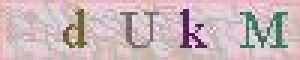
#> input picture test_img/test_img_1.png, 100 x 20 px (shown 3 times larger)
$ python test_train.py
#> lines starting #> are read from the running program, lines starting #| are printed output that depends on the picture; after the words box and inside, x2 and y2 are one past the last pixel; in counts of white or black regions, pixels touching at a corner belong together
### utils/deal_image.py
#!/usr/bin/env python
# -*- coding: utf-8 -*-
"""
@author: DeepCold
@time: 2021/11/25 17:17
"""
import numpy as np


# 去除噪点
def noise_remove_cv2(image, k):
    """
    去除图片的噪点
    :param image:
    :param k:
    :return:
    """

    def calculate_noise_count(img_obj, w, h):
        """
        计算邻域非白色的个数
        """
        count = 0
        width, height = img_obj.shape
        for _w_ in [w - 1, w, w + 1]:
            for _h_ in [h - 1, h, h + 1]:
                if _w_ > width - 1:
                    continue
                if _h_ > height - 1:
                    continue
                if _w_ == w and _h_ == h:
                    continue
                if img_obj[_w_, _h_] < 230:  # 二值化的图片设置为255
                    count += 1
        return count

    w, h = image.shape
    for _w in range(w):
        for _h in range(h):
            if _w == 0 or _h == 0:
                image[_w, _h] = 255
                continue
            # 计算邻域pixel值小于255的个数
            pixel = image[_w, _h]
            if pixel == 255:
                continue

            if calculate_noise_count(image, _w, _h) < k:
                image[_w, _h] = 255
    return image


def count_number(num_list, num):
    """
    统计一维数组中某个数字的个数
    :param num_list:
    :param num:
    :return: num的数量
    """
    t = 0
    for i in num_list:
        if i == num:
            t += 1
    return t


# 切割图片
def cut_vertical(img_list, c_value=255):
    """
    投影法竖直切割图片的数组
    :param img_list: 传入的数据为一个由（二维）图片构成的数组，不是单纯的图片
    :param c_value: 切割的值 c_value
    :return: 切割之后的图片的数组
    """
    # 如果传入的是一个普通的二值化的图片，则需要首先将这个二值化的图片升维为图片的数组
    if len(np.array(img_list).shape) == 2:
        img_list = img_list[None]
    r_list = []
    for img_i in img_list:
        end = 0
        for i in range(len(img_i.T)):
            if count_number(img_i.T[i], c_value) >= img_i.shape[0]:
                star = end
                end = i
                if end - star > 1:
                    r_list.append(img_i[:, star:end])
    return r_list

### test_train.py
#!/usr/bin/env python
# -*- coding: utf-8 -*-
"""
@author: DeepCold
@file: test_train.py
@time: 2020/7/29 17:19
"""

import cv2
import joblib

from split_image import noise_remove_cv2, cut_vertical


def ocr_img(file_name):
#> called with file_name = './test_img/test_img_1.png'
    captcha = []
    clf = joblib.load('model_data/letter.pkl')
#> (reads model_data/letter.pkl from the repository)
    img = cv2.imread(file_name)
#> img is the input picture: shape (20, 100, 3); mean B, G, R 186.4, 183.3, 203.3
    # 转换为灰度图
    im_gray = cv2.cvtColor(img, cv2.COLOR_BGR2GRAY)
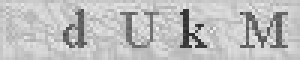
#> im_gray: shape (20, 100) (shown 3 times larger); min 41, max 240, mean 189.6
    # 二值化处理
    ret, im_inv = cv2.threshold(im_gray, 140, 255, 0)
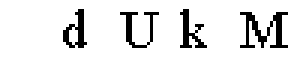
#> im_inv: shape (20, 100) (shown 3 times larger); 89.2% white; black in thin lines or dots, all inside (x1, y1, x2, y2) = (21, 3, 96, 16)
    # 去除孤立点，噪点
    img_clear = noise_remove_cv2(im_inv, 1)
    # 垂直分割投影法分割图片
    img_list = cut_vertical(img_clear)
#> the loop in cut_vertical, `for img_i in img_list:` made 1 pass
    for i in img_list:
        res1 = cv2.resize(i, (28, 28))
        data = res1.reshape(784)
        data = data.reshape(1, -1)

        one_letter = clf.predict(data)[0]
        # print(oneLetter)
        captcha.append(one_letter)
#> this loop made 4 passes
#> pass 1, in ocr_img, `res1 = cv2.resize(i, (28, 28))`:
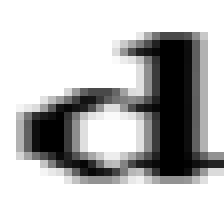
#> res1: shape (28, 28) (shown 8 times larger); min 0, max 255, mean 190
#> pass 2, in ocr_img, `res1 = cv2.resize(i, (28, 28))`:
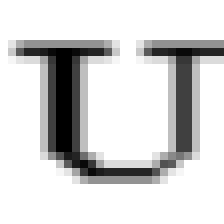
#> res1: shape (28, 28) (shown 8 times larger); min 0, max 255, mean 212.8
#> pass 3, in ocr_img, `res1 = cv2.resize(i, (28, 28))`:
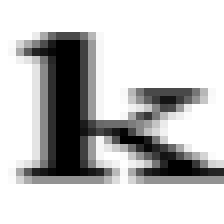
#> res1: shape (28, 28) (shown 8 times larger); min 0, max 255, mean 196.8
    captcha = [str(i) for i in captcha]
    print("the captcha is :{}".format("".join(captcha)))
#| the captcha is :dUkM


if __name__ == '__main__':
    ocr_img("./test_img/test_img_1.png")
